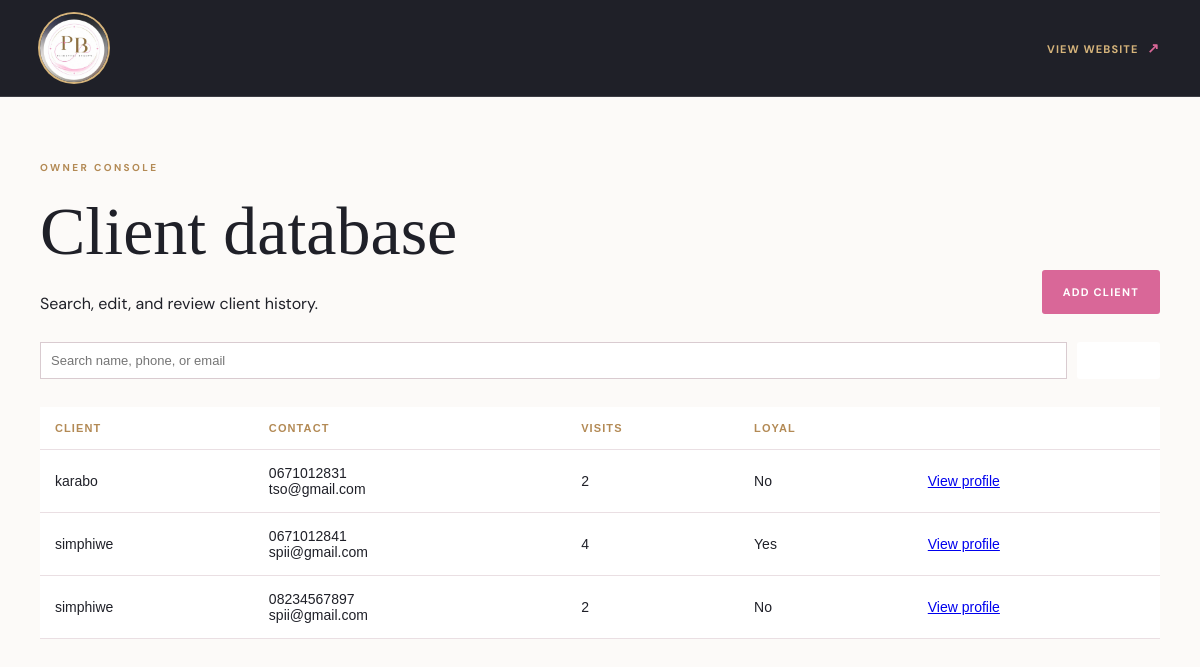
The page /owner/clients/ on the database its author committed.
### core/models.py (models this page shows, shortened)
class Client(models.Model):
    user = models.OneToOneField(settings.AUTH_USER_MODEL, on_delete=models.SET_NULL, null=True, blank=True, related_name='client_profile')
    full_name = models.CharField(max_length=150)
    phone = models.CharField(max_length=30)
    email = models.EmailField(blank=True)
    registered_at = models.DateTimeField(auto_now_add=True)
    notes = models.TextField(blank=True)

### core/views.py (the view)
    def wrapped(request, *args, **kwargs):
        profile = getattr(request.user, 'profile', None)
        if request.user.is_authenticated and not (profile and profile.role == Profile.OWNER):
            raise PermissionDenied
        return view_func(request, *args, **kwargs)

### core/views.py (called while the page is built)
def owner_required(view_func):
    def wrapped(request, *args, **kwargs):
        profile = getattr(request.user, 'profile', None)
        if request.user.is_authenticated and not (profile and profile.role == Profile.OWNER):
            raise PermissionDenied
        return view_func(request, *args, **kwargs)
    return wrapped

@owner_required
def client_list(request):
    clients = Client.objects.annotate(
        appointment_total=Count('appointments', filter=~Q(appointments__status=Appointment.CANCELLED), distinct=True),
        walk_in_total=Count('walk_ins', distinct=True),
        visit_total=Count('visits', distinct=True),
    ).order_by('full_name')
    query = request.GET.get('q')
    if query:
        clients = clients.filter(Q(full_name__icontains=query) | Q(phone__icontains=query) | Q(email__icontains=query))
    return render(request, 'core/owner_clients.html', {'clients': clients, 'query': query or ''})

### templates/core/owner_clients.html
{% extends 'core/base.html' %}{% block content %}<section class="dashboard-section"><div class="container"><p class="eyebrow">OWNER CONSOLE</p><div class="section-heading"><div><h1>Client database</h1><p>Search, edit, and review client history.</p></div><a class="btn-primary" href="{% url 'client_create' %}">Add client</a></div><form class="filter-bar" method="get"><input type="search" name="q" value="{{ query }}" placeholder="Search name, phone, or email"><button class="btn-primary" type="submit">Search</button></form><div class="table-wrap"><table><tr><th>Client</th><th>Contact</th><th>Visits</th><th>Loyal</th><th></th></tr>{% for client in clients %}<tr><td>{{ client.full_name }}</td><td>{{ client.phone }}<br>{{ client.email }}</td><td>{{ client.appointment_total|add:client.walk_in_total|add:client.visit_total }}</td><td>{% if client.appointment_total|add:client.walk_in_total|add:client.visit_total >= 3 %}Yes{% else %}No{% endif %}</td><td><a href="{% url 'client_detail' client.pk %}">View profile</a></td></tr>{% endfor %}</table></div></div></section>{% endblock %}

### static/css/style.css (style rules this page uses)
:root { --ink:#252735; --gold:#a8874e; --pink:#e874ad; --muted:#6a6870; --paper:#fffdfd; --blush:#f8e5ed; }
* { box-sizing:border-box }
html { scroll-behavior:smooth }
body { font-family:Georgia, 'Times New Roman', serif;margin:0;color:var(--ink);background:var(--paper);-webkit-font-smoothing:antialiased }
.container { width:min(1120px, calc(100% - 40px));margin:0 auto }
.eyebrow { margin:0 0 18px;color:var(--gold);font:600 13px Helvetica, Arial, sans-serif;letter-spacing:.3em }
.btn-primary { display:inline-block;padding:14px 24px;background:var(--pink);color:#fff;border-radius:3px;text-decoration:none;font:600 13px Helvetica, Arial, sans-serif;letter-spacing:.08em;text-transform:uppercase;transition:transform .25s ease,background .25s ease,box-shadow .25s ease }
.page-section,.dashboard-section { padding:64px 0;min-height:0 }
.page-section h1,.dashboard-section h1 { margin:0 0 22px;font-size:clamp(40px, 6vw, 68px);font-weight:400 }
.table-wrap { overflow-x:auto;margin-bottom:28px }
table { width:100%;border-collapse:collapse;background:#fff;font:14px Helvetica, Arial, sans-serif }
th,td { padding:15px;text-align:left;border-bottom:1px solid #eadfe3 }
th { color:var(--gold);font-size:11px;letter-spacing:.1em;text-transform:uppercase }
.dashboard-top,.section-heading { display:flex;justify-content:space-between;align-items:flex-end;gap:30px }
.period-nav input,.period-nav button,.filter-bar input,.filter-bar select,.filter-bar button { padding:10px;border:1px solid #d9cbd0;background:#fff;font:13px Helvetica, Arial, sans-serif }
.filter-bar { display:flex;gap:10px;margin:28px 0 }
.filter-bar input { flex:1 }
.filter-bar button { border:0;cursor:pointer }
.section-heading p { margin:0 }
.section-heading .btn-primary { white-space:nowrap }
button,input,select,textarea { max-width:100% }
.table-wrap { width:100%;overflow-x:auto;-webkit-overflow-scrolling:touch }
.table-wrap table { min-width:640px }
.btn-primary { max-width:100%;text-align:center;white-space:normal }
:root { --ink:#1f2028; --ink-soft:#343541; --gold:#b38a55; --gold-light:#d6b47b; --pink:#d96798; --muted:#77747a; --paper:#fcfaf8; --blush:#f3e5e9; --line:#e6dcda; --display:'Playfair Display', Georgia, serif; --sans:'DM Sans', Helvetica, Arial, sans-serif; }
body { font-family:var(--sans);background:var(--paper);color:var(--ink);font-size:16px }
h1,h2,h3,h4,p { overflow-wrap:break-word }
h1,h2,h3,h4 { font-family:var(--display) }
.eyebrow { font-family:var(--sans);font-size:10px;font-weight:700;letter-spacing:.24em }
.btn-primary { padding:15px 21px;background:var(--pink);font-family:var(--sans);font-size:11px;font-weight:700;letter-spacing:.11em;transition:background .2s ease,transform .2s ease }

### rows shown on the page
Client: full_name "karabo", phone "0671012831", email "tso@gmail.com", appointment_total|add "2", shows "No"
Client: full_name "simphiwe", phone "0671012841", email "spii@gmail.com", appointment_total|add "4", shows "Yes"
Client: full_name "simphiwe", phone "08234567897", email "spii@gmail.com", appointment_total|add "2", shows "No"
